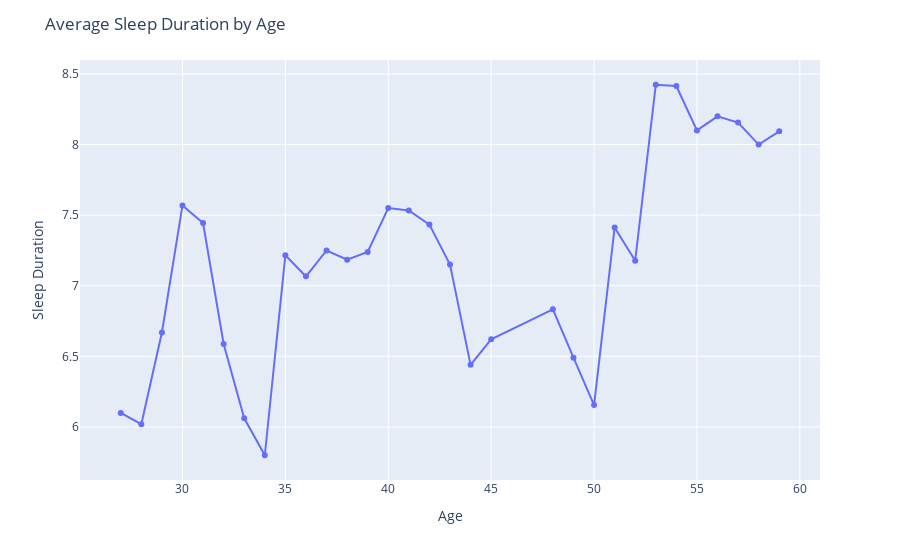

Source (notebook cell):
### Markdown cell above
### Visualization: Interactive Plotly Chart
- This interactive chart shows the average sleep duration across ages
- Hovering over each point allows you to see the age and mean sleep of that group 
- It shows an upward trend, reflective of the earlier findings that middle-aged individuals sleep longer on average. 
- This visualization complements my earlier ANOVA test, visually showcasing that age group is a significant factor influencing sleep duration.

### Code cell
# Interactive plotly chart - interactive line chart of sleep duration vs age, with hover info
import plotly.express as px
age_sleep = SleepyData.groupby("Age", as_index=False)["Sleep Duration"].mean()
fig = px.line(age_sleep, x="Age", y="Sleep Duration",
              hover_data=["Age"])
fig.update_traces(mode="lines+markers")
fig.update_layout(title="Average Sleep Duration by Age")
fig.show()

### Figure 1 — Plotly figure (JSON) as saved in the notebook; plotly's stock layout.template omitted (floating-point values rounded to 4 significant figures)
{"data": [{"hovertemplate": "Age=%{x}<br>Sleep Duration=%{y}<extra></extra>", "legendgroup": "", "line": {"color": "#636efa", "dash": "solid"}, "marker": {"symbol": "circle"}, "mode": "lines+markers", "name": "", "orientation": "v", "showlegend": false, "type": "scatter", "x": [27, 28, 29, 30, 31, 32, 33, 34, 35, 36, 37, 38, 39, 40, 41, 42, 43, 44, 45, 48, 49, 50, 51, 52, 53, 54, 55, 56, 57, 58, 59], "xaxis": "x", "y": [6.1, 6.02, 6.669, 7.569, 7.444, 6.588, 6.062, 5.8, 7.217, 7.067, 7.25, 7.185, 7.24, 7.55, 7.533, 7.433, 7.15, 6.44, 6.621, 6.833, 6.491, 6.155, 7.412, 7.178, 8.424, 8.414, 8.1, 8.2, 8.156, 8.0, 8.094], "yaxis": "y"}], "layout": {"legend": {"tracegroupgap": 0}, "margin": {"t": 60}, "title": {"text": "Average Sleep Duration by Age"}, "xaxis": {"anchor": "y", "domain": [0, 1], "title": {"text": "Age"}}, "yaxis": {"anchor": "x", "domain": [0, 1], "title": {"text": "Sleep Duration"}}}}
